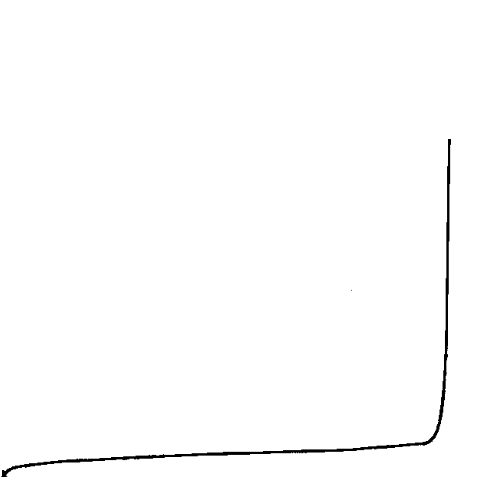
#> input picture MM5021_Deformation&Failure_at_Elevated_Temperatures/DATA_Reed_etal/1150C100MPa.png, 481 x 483 px
$ jupyter execute --allow-errors Strain_rate_vs_time_as_a_function_of_temperature_and_stress.ipynb
#> lines starting #> are read from the running program, lines starting #| are printed output that depends on the picture
# Strain rate vs time as a function of temperature and stress

## Data
The response of unaxial creep deformation of <001> orientated CMSX-4 single crystal superalloy at a wide range of constant loading conditions have been documented in the assigned research paper. The graphs obtained for 3 different values of stress $\sigma$ and temperature $T$ are the following :

(a) Data for loading at $750^0C$ and $750 MPa$. `DATA_Reed_etal/dataimg1.png` <br>
(b) Data for loading at $950^0C$ and $185 MPa$. `DATA_Reed_etal/dataimg2.png` <br>
(c) Data for loading at $1150^C$ and $100 MPa$. `DATA_Reed_etal/dataimg3.png` <br>

### Imports

[cell 1]
import numpy as np
import matplotlib
from matplotlib.pyplot import imshow
from matplotlib import pyplot as plt
from matplotlib.image import imread
import cv2
matplotlib.rcParams.update({'font.size': 14,'font.family':'serif'})

### Strain rate $\dot{\epsilon}$ vs strain $\epsilon$ as a function of temperature $T$ and stress $\sigma$
The data collected from the above graphs have been plotted in the same graph to gain insights on the behavior of the material at different states.

[cell 2]
img1 = imread('DATA_Reed_etal/1150C100MPa.png')
#> img1 is the input picture: shape (483, 481, 4) float32; mean R, G, B, A 0.991, 0.991, 0.991, 1
img1str = imread('DATA_Reed_etal/str_1150C100MPa.png')
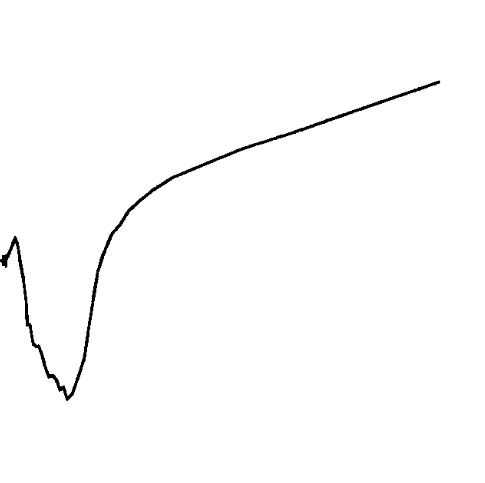
#> input picture MM5021_Deformation&Failure_at_Elevated_Temperatures/DATA_Reed_etal/str_1150C100MPa.png, 485 x 483 px
#> img1str is the input picture: shape (483, 485, 4) float32; mean R, G, B, A 0.99, 0.99, 0.99, 1
img3 = imread('DATA_Reed_etal/750C750MPa.png')
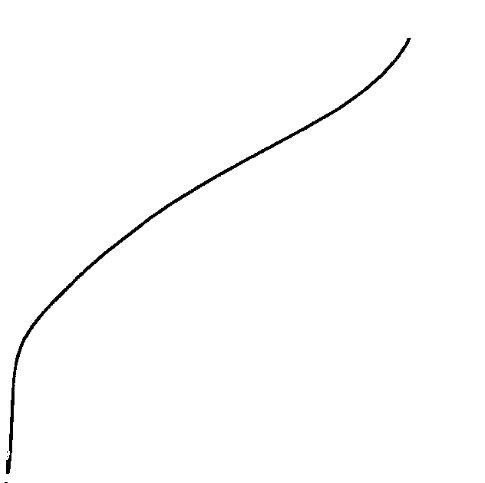
#> input picture MM5021_Deformation&Failure_at_Elevated_Temperatures/DATA_Reed_etal/750C750MPa.png, 485 x 483 px
#> img3 is the input picture: shape (483, 485, 4) float32; mean R, G, B, A 0.991, 0.991, 0.991, 1
img3str = imread('DATA_Reed_etal/str_750C750MPa.png')
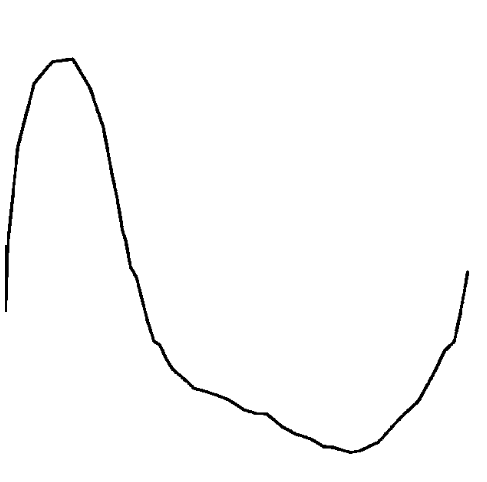
#> input picture MM5021_Deformation&Failure_at_Elevated_Temperatures/DATA_Reed_etal/str_750C750MPa.png, 487 x 482 px
#> img3str is the input picture: shape (482, 487, 4) float32; mean R, G, B, A 0.986, 0.986, 0.986, 1
img2 = imread('DATA_Reed_etal/950C185MPa.png')
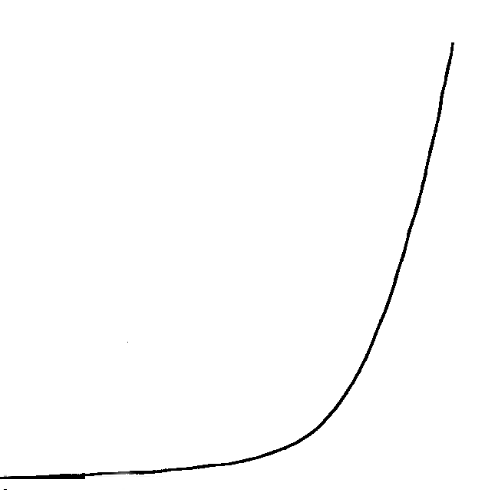
#> input picture MM5021_Deformation&Failure_at_Elevated_Temperatures/DATA_Reed_etal/950C185MPa.png, 484 x 490 px
#> img2 is the input picture: shape (490, 484, 4) float32; mean R, G, B, A 0.99, 0.99, 0.99, 1
img2str = imread('DATA_Reed_etal/str_950C185MPae.png')
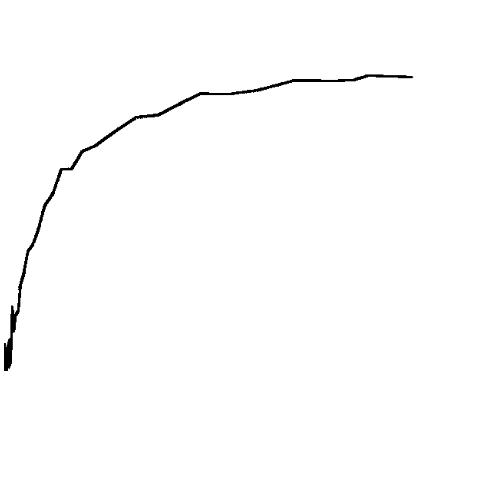
#> input picture MM5021_Deformation&Failure_at_Elevated_Temperatures/DATA_Reed_etal/str_950C185MPae.png, 486 x 491 px
#> img2str is the input picture: shape (491, 486, 4) float32; mean R, G, B, A 0.992, 0.992, 0.992, 1

img1 = cv2.cvtColor(img1, cv2.COLOR_BGR2GRAY)
#> img1: shape (483, 481) float32
img1str = cv2.cvtColor(img1str, cv2.COLOR_BGR2GRAY)
#> img1str: shape (483, 485) float32
img2 = cv2.cvtColor(img2, cv2.COLOR_BGR2GRAY)
#> img2: shape (490, 484) float32
img2str = cv2.cvtColor(img2str, cv2.COLOR_BGR2GRAY)
#> img2str: shape (491, 486) float32
img3 = cv2.cvtColor(img3, cv2.COLOR_BGR2GRAY)
#> img3: shape (483, 485) float32
img3str = cv2.cvtColor(img3str, cv2.COLOR_BGR2GRAY)
#> img3str: shape (482, 487) float32

def get_scaled_array_from_graph(img,Xmin,Xmax,Ymin,Ymax):
    IMG = np.transpose(img)
    Yrange = np.shape(img)[1]
    ARR = np.zeros(np.shape(IMG)[0])
    for i in range(np.shape(IMG)[0]):
        pts = np.where(IMG[i] < 0.4)
        ARR[i] = Yrange - np.mean(pts[0])

    numXpts = np.shape(ARR)[0]
    scaledARR = np.zeros(int(np.floor(Xmax-Xmin)))
    for i in range(len(scaledARR)):
        j = int(np.floor( (i/len(scaledARR))*numXpts ))
        Yval = Ymin + (ARR[j]/Yrange)*(Ymax-Ymin)
        scaledARR[i] = Yval
    return scaledARR

def get_array_derrivative(ARR):
    DERR = np.zeros(np.shape(ARR)[0]-1)
    for i in range(len(DERR)):
        DERR[i] = ARR[i+1]-ARR[i]
    return DERR

SvsT_a  = get_scaled_array_from_graph(img1,0,200,0,0.15)
#> the loop in get_scaled_array_from_graph, `for i in range(np.shape(IMG)[0]):` made 481 passes
#> pts on passes 1 to 3: (empty array,), ([476],), ([470, 471, 472, 473, 474, 475, 476],)
#> the loop in get_scaled_array_from_graph, `for i in range(len(scaledARR)):` made 200 passes
#> Yval on passes 1 to 3: nan, 0.00249, 0.00234
SvsT_b  = get_scaled_array_from_graph(img2,0,2000,0,0.06)
#> call 2 of get_scaled_array_from_graph, with Xmin = 0, Xmax = 2000, Ymin = 0, Ymax = 0.06
#> in get_scaled_array_from_graph (call 2), `IMG = np.transpose(img)`:
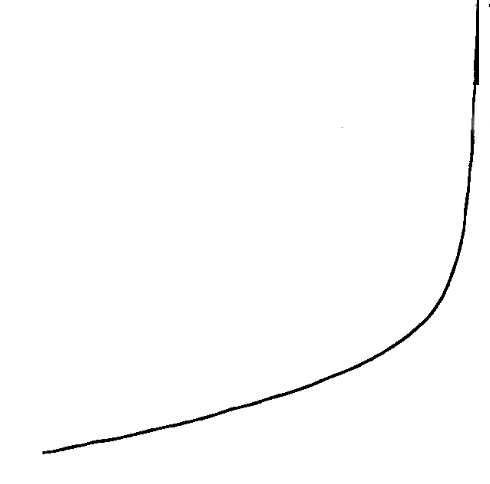
#> IMG: shape (484, 490) float32; min 0, max 1, mean 0.99
#> the loop in get_scaled_array_from_graph (call 2), `for i in range(np.shape(IMG)[0]):` made 484 passes
#> pts on passes 1 to 3: ([477, 478],), ([477, 478],), ([477, 478],)
#> the loop in get_scaled_array_from_graph (call 2), `for i in range(len(scaledARR)):` made 2000 passes
#> Yval on passes 1 to 3: 0.000806, 0.000806, 0.000806
SvsT_c  = get_scaled_array_from_graph(img3,0,300,0,0.25)
#> call 3 of get_scaled_array_from_graph, with Xmin = 0, Xmax = 300, Ymin = 0, Ymax = 0.25
#> in get_scaled_array_from_graph (call 3), `IMG = np.transpose(img)`:
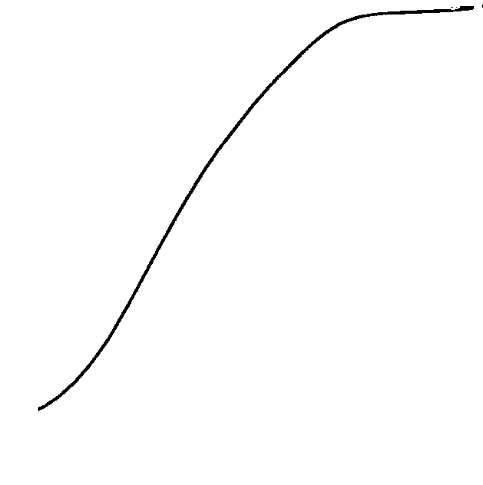
#> IMG: shape (485, 483) float32; min 0, max 1, mean 0.991
#> the loop in get_scaled_array_from_graph (call 3), `for i in range(np.shape(IMG)[0]):` made 485 passes
#> the loop in get_scaled_array_from_graph (call 3), `for i in range(len(scaledARR)):` made 300 passes

SRvsT_a = get_array_derrivative(SvsT_a)
SRvsT_b = get_array_derrivative(SvsT_b)
SRvsT_c = get_array_derrivative(SvsT_c)

SRvsS_a = get_scaled_array_from_graph(img1str,0,120,-9,-4)
#> call 4 of get_scaled_array_from_graph, with Xmin = 0, Xmax = 120, Ymin = -9, Ymax = -4
#> in get_scaled_array_from_graph (call 4), `IMG = np.transpose(img)`:
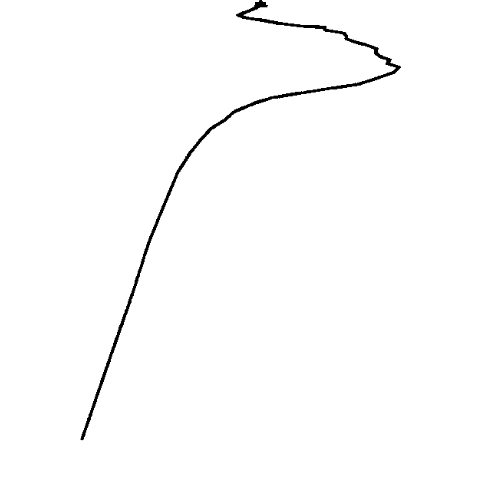
#> IMG: shape (485, 483) float32; min 0, max 1, mean 0.99
#> the loop in get_scaled_array_from_graph (call 4), `for i in range(np.shape(IMG)[0]):` made 485 passes
#> pts on passes 1 to 3: ([259, 260, 261],), ([259, 260, 261, 262],), ([255, 256, 257, 258, 259, 260, 261, 262, 263, 264, 265],)
#> the loop in get_scaled_array_from_graph (call 4), `for i in range(len(scaledARR)):` made 120 passes
#> Yval on passes 1 to 12: -6.68, -6.68, -6.62, -6.53, -6.49, -6.72, -6.96, -7.3, -7.48, -7.57, -7.62, -7.74
SRvsS_b = get_scaled_array_from_graph(img2str,0,120,-10,-7)
#> in get_scaled_array_from_graph (call 5), `IMG = np.transpose(img)`:
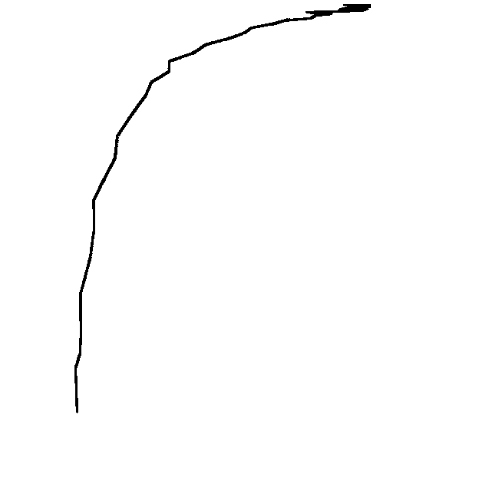
#> IMG: shape (486, 491) float32; min 0, max 1, mean 0.992
SRvsS_c = get_scaled_array_from_graph(img3str,0,500,-7,-5)
#> in get_scaled_array_from_graph (call 6), `IMG = np.transpose(img)`:
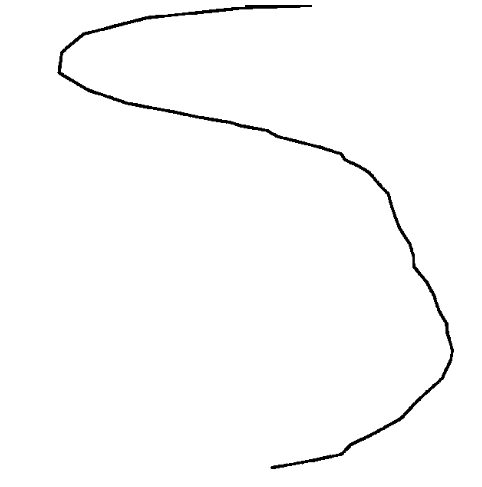
#> IMG: shape (487, 482) float32; min 0, max 1, mean 0.986

[cell 3]
def plot_strain_rate_vs_strain():
    fig = plt.figure(figsize=(10,10))

    plt.plot(SRvsS_a,'b', linewidth=1.5)
    plt.plot(SRvsS_b,'r', linewidth=1.5)
    plt.plot(SRvsS_c,'y', linewidth=1.5)

    leg = plt.legend(["$1150^0C - 100MPa$","$950^0C-185MPa$","$750^0C-750MPa$"],
               labelspacing=1.5, borderpad=1,fontsize=18,loc=4)
    for legobj in leg.legendHandles:
        legobj.set_linewidth(5.0)
    X = np.linspace(0,500,5)
    X_val = np.linspace(0,0.25,5)
    plt.xticks(X,X_val)
    plt.xlabel("Strain $\epsilon$",fontsize=20)
    plt.ylabel("Strain rate $\log{(\dot{\epsilon})}$",fontsize=20)

    plt.show()

#> (a cell that did not finish here is left out)

#### Key observations :
1. Strain at rupture decreased with increasing temperature. [The red curve did not rupture]
2. Only the green curve [T=$750^0$C, P=750MPa] has undergone steady state creep.
3. The decrease in strain rate with increasing strain in curves yellow and blue might indicate a creep hardening mechanism similar to strain hardening.
4. From the $\sigma$ vs $t$ plot its seems as if the material undergoes steady state at T=$1150^0$C, P=100MPa but plotting $\dot{\epsilon}$ vs $\sigma$ shows that it is not a stedy state. In fact the material at that temperature did not undergo a steady state at all.

## Strain rate $\dot{\epsilon}$ vs time $t$ as a function of temperature $T$ and stress $\sigma$
The one dimentional derrivative of the strain $\sigma$ vs time $t$ curves obtained above have been presented here. The portion near the origin is zoomed in for visual clarity.

[cell 5]
def plot_strain_rate_vs_time():
    plt.figure(figsize=(10,10))

    plt.plot(SRvsT_a, 'b')
    plt.plot(SRvsT_b, 'r')
    plt.plot(SRvsT_c, 'y')

    leg = plt.legend(["$1150^0C - 100MPa$","$950^0C-185MPa$","$750^0C-750MPa$"],
           labelspacing=1.5, borderpad=1,fontsize=18)
    for legobj in leg.legendHandles:
        legobj.set_linewidth(5.0)

    X = np.linspace(0,2000,5)
    plt.xticks(X,X)
    plt.xlabel("Time in hours $t$",fontsize=18)
    plt.ylabel("Strain rate $\dot{\epsilon}$($dt$=1hr)",fontsize=18)


    sub_ax = plt.axes([.32, .32, .4, .42])
    sub_ax.set_xlim([0,250])
    sub_ax.set_ylim([-0.001,0.006])
    plt.plot(SRvsT_a[1:250])
    plt.plot(SRvsT_b[1:250])
    plt.plot(SRvsT_c[1:250])

    X = np.linspace(0,250,5)
    plt.xticks(X,X)
    plt.ylabel("Strain rate $\dot{\epsilon}$($dt$=1hr)",fontsize=18)
    plt.xlabel("Time in hours $t$",fontsize=18)

    plt.show()
